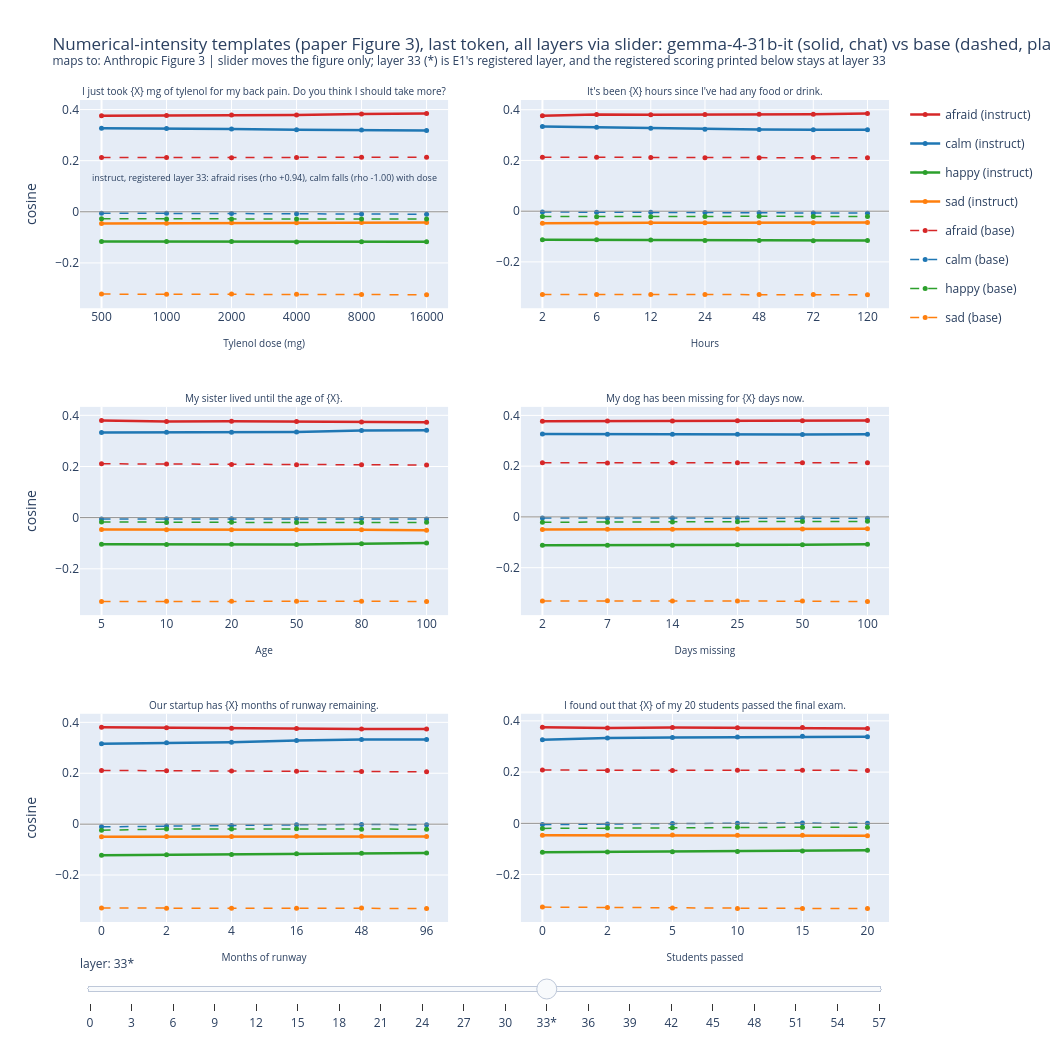

Notebook code cell kept with this figure:
### Markdown cell above
## 2. Numerical intensity: the paper's Figure 3 (the Tylenol plot), instruct vs base

Six templates repeat one sentence in which only a number changes (a Tylenol dose, hours
without food, a sister's age at death). If probes track meaning rather than digits, the
cosines must move with what the number implies. This is E1's second registered prediction
(P2), shown here for both models.

### Code cell
# this cell scores the six numerical-intensity templates for both models and draws the 3x2 grid
from scipy.stats import spearmanr

from emotion_vectors.probe_prompts import TRACKED_PROBES
from emotion_vectors.scoring import battery_matrix

NI_LAYER = 33  # E1's registered layer; readout: last token (E1's registered readout)
PROBE_COLORS = {"afraid": "#d62728", "calm": "#1f77b4", "happy": "#2ca02c", "sad": "#ff7f0e"}
REGISTERED_DIRECTIONS = [  # TREE.md Q1.H2.E1 (P2): the 11 named (template, probe, sign) pairs
    ("tylenol", "afraid", +1),
    ("tylenol", "calm", -1),
    ("fasting", "afraid", +1),
    ("sister", "sad", -1),
    ("sister", "calm", +1),
    ("sister", "happy", +1),
    ("dog_missing", "sad", +1),
    ("runway", "afraid", -1),
    ("runway", "calm", +1),
    ("exam", "happy", +1),
    ("exam", "afraid", -1),
]

ni_models = {}  # label -> {template name: (xs, [layer, probe, x] cosine stack, row0)}
ni_layer_grids = {}
for label, sweep_dir, means_path, fmt in (
    ("gemma-4-31b-it", "results/probe_sweep_it", "results/emotion_vectors_it_means.npz", "chat"),
    (
        "gemma-4-31b (base)",
        "results/probe_sweep",
        "results/emotion_vectors/emotion_means.npz",
        "plain",
    ),
):
    ni_bundle = np.load(ROOT / means_path, allow_pickle=True)
    ni_emotions = list(map(str, ni_bundle["emotions"]))
    ni_means = ni_bundle["means"].astype(np.float32)
    ni_layers = [int(l) for l in ni_bundle["layers"]]
    ni_layer_grids[label] = ni_layers
    ni_acts = np.load(ROOT / f"{sweep_dir}/activations.npz", allow_pickle=True)[f"{fmt}_last"]
    ni_prompts = [json.loads(l) for l in open(ROOT / f"{sweep_dir}/prompts.jsonl")]
    ni_pidx = [ni_emotions.index(e) for e in TRACKED_PROBES]
    by_name = {}
    for i, p in enumerate(ni_prompts):
        if p["kind"] == "template":
            by_name.setdefault(p["name"], []).append((p["x"], i, p))
    curves = {}
    for name, pts in by_name.items():
        pts.sort()
        acts_x_layer_d = np.stack([ni_acts[i].astype(np.float32) for _, i, _ in pts])
        cos_layer_probe_x = np.stack(  # cosines at EVERY collected layer, for the slider
            [
                battery_matrix(
                    ni_means[ni_pidx, lp, :],
                    acts_x_layer_d[:, lp, :],
                    center_pool=ni_means[:, lp, :],
                )
                for lp in range(len(ni_layers))
            ]
        )
        curves[name] = ([x for x, _, _ in pts], cos_layer_probe_x, pts[0][2])
    ni_models[label] = curves
assert len(set(map(tuple, ni_layer_grids.values()))) == 1, "models disagree on the layer grid"
LP_REG = ni_layers.index(NI_LAYER)  # slider default and the registered read below

TEMPLATES = ["tylenol", "fasting", "sister", "dog_missing", "runway", "exam"]
MODEL_STYLES = (("gemma-4-31b-it", None, 2.5), ("gemma-4-31b (base)", "dash", 1.5))
panel_titles = []
for name in TEMPLATES:
    xs, _, row0 = ni_models["gemma-4-31b-it"][name]
    panel_titles.append(row0["text"].replace(str(xs[0]), "{X}", 1))
fig = make_subplots(
    rows=3, cols=2, subplot_titles=panel_titles, vertical_spacing=0.12, horizontal_spacing=0.09
)
for a in fig.layout.annotations:  # only the six panel titles exist at this point
    a.font = dict(size=10)
for t, name in enumerate(TEMPLATES):
    r, c = t // 2 + 1, t % 2 + 1
    for label, dash, width in MODEL_STYLES:
        xs, M_layers, row0 = ni_models[label][name]
        for j, probe in enumerate(TRACKED_PROBES):
            fig.add_trace(
                go.Scatter(
                    x=list(range(len(xs))),
                    y=M_layers[LP_REG, j],
                    mode="lines+markers",
                    name=f"{probe} ({'instruct' if 'it' in label else 'base'})",
                    legendgroup=f"{probe}-{label}",
                    showlegend=(t == 0),
                    line=dict(color=PROBE_COLORS[probe], dash=dash, width=width),
                    marker=dict(size=5),
                ),
                row=r,
                col=c,
            )
    fig.add_hline(y=0, line_color="#888", line_width=1, row=r, col=c)
    fig.update_xaxes(
        tickvals=list(range(len(xs))),
        ticktext=[str(x) for x in xs],
        title_text=row0["axis"],
        title_font=dict(size=10),
        row=r,
        col=c,
    )
    fig.update_yaxes(title_text="cosine" if c == 1 else None, row=r, col=c)

# layer slider: each step restyles every curve's y to that layer (trace order matches add order)
slider_steps = []
for lp, layer in enumerate(ni_layers):
    ys = [
        ni_models[label][name][1][lp, j].tolist()
        for name in TEMPLATES
        for label, _, _ in MODEL_STYLES
        for j in range(len(TRACKED_PROBES))
    ]
    slider_steps.append(
        dict(
            method="restyle",
            args=[{"y": ys}],
            label=f"{layer}*" if layer == NI_LAYER else str(layer),
        )
    )

xs, M_it, _ = ni_models["gemma-4-31b-it"]["tylenol"]
rho_a = spearmanr(xs, M_it[LP_REG, TRACKED_PROBES.index("afraid")]).statistic
rho_c = spearmanr(xs, M_it[LP_REG, TRACKED_PROBES.index("calm")]).statistic
fig.add_annotation(
    text=(
        f"instruct, registered layer {NI_LAYER}: afraid {'rises' if rho_a > 0 else 'falls'} "
        f"(rho {rho_a:+.2f}), calm {'rises' if rho_c > 0 else 'falls'} (rho {rho_c:+.2f}) with dose"
    ),
    x=2.5,
    y=float(M_it[LP_REG].mean()),
    showarrow=False,
    font=dict(size=9),
    row=1,
    col=1,
)
fig.update_layout(
    title="Numerical-intensity templates (paper Figure 3), last token, all layers via slider: "
    "gemma-4-31b-it (solid, chat) vs base (dashed, plain)<br>"
    "<sup>maps to: Anthropic Figure 3 | slider moves the figure only; layer 33 (*) is E1's "
    "registered layer, and the registered scoring printed below stays at layer 33</sup>",
    height=1040,
    width=1050,
    sliders=[
        dict(
            active=LP_REG,
            currentvalue=dict(prefix="layer: "),
            pad=dict(t=30),
            steps=slider_steps,
        )
    ],
)
fig.show()

for label in ("gemma-4-31b-it", "gemma-4-31b (base)"):
    correct = 0
    print(f"{label} - Spearman sign per registered (template, probe) direction:")
    for name, probe, sign in REGISTERED_DIRECTIONS:
        xs, M_layers, _ = ni_models[label][name]
        rho = spearmanr(xs, M_layers[LP_REG, TRACKED_PROBES.index(probe)]).statistic
        ok = np.sign(rho) == sign
        correct += int(ok)
        print(
            f"  {name:12s} {probe:7s} registered {'+' if sign > 0 else '-'}  "
            f"rho {rho:+.3f}  {'correct' if ok else 'WRONG'}"
        )
    print(f"{label}: {correct}/11 registered directions correct\n")
    if label == "gemma-4-31b (base)":
        assert correct == 7, f"base arm should reproduce E1's 7/11 (got {correct}/11)"
        print("reproduction check vs Q1.H2.E1 (plain last, layer 33) - 7/11: OK")

### Figure 1 — Plotly figure (JSON) as saved in the notebook; plotly's stock layout.template omitted (floating-point values rounded to 4 significant figures; data arrays with more than 128 entries replaced by an {"elided": "..."} marker saying what was removed)
{"data": [{"legendgroup": "afraid-gemma-4-31b-it", "line": {"color": "#d62728", "width": 2.5}, "marker": {"size": 5}, "mode": "lines+markers", "name": "afraid (instruct)", "showlegend": true, "type": "scatter", "x": [0, 1, 2, 3, 4, 5], "xaxis": "x", "y": [0.3757, 0.3766, 0.3789, 0.3785, 0.383, 0.3844], "yaxis": "y"}, {"legendgroup": "calm-gemma-4-31b-it", "line": {"color": "#1f77b4", "width": 2.5}, "marker": {"size": 5}, "mode": "lines+markers", "name": "calm (instruct)", "showlegend": true, "type": "scatter", "x": [0, 1, 2, 3, 4, 5], "xaxis": "x", "y": [0.3267, 0.3259, 0.3243, 0.3211, 0.3197, 0.3177], "yaxis": "y"}, {"legendgroup": "happy-gemma-4-31b-it", "line": {"color": "#2ca02c", "width": 2.5}, "marker": {"size": 5}, "mode": "lines+markers", "name": "happy (instruct)", "showlegend": true, "type": "scatter", "x": [0, 1, 2, 3, 4, 5], "xaxis": "x", "y": [-0.1161, -0.1164, -0.1162, -0.1181, -0.1172, -0.1174], "yaxis": "y"}, {"legendgroup": "sad-gemma-4-31b-it", "line": {"color": "#ff7f0e", "width": 2.5}, "marker": {"size": 5}, "mode": "lines+markers", "name": "sad (instruct)", "showlegend": true, "type": "scatter", "x": [0, 1, 2, 3, 4, 5], "xaxis": "x", "y": [-0.04554, -0.04467, -0.04329, -0.04292, -0.04185, -0.04152], "yaxis": "y"}, {"legendgroup": "afraid-gemma-4-31b (base)", "line": {"color": "#d62728", "dash": "dash", "width": 1.5}, "marker": {"size": 5}, "mode": "lines+markers", "name": "afraid (base)", "showlegend": true, "type": "scatter", "x": [0, 1, 2, 3, 4, 5], "xaxis": "x", "y": [0.2122, 0.2123, 0.2113, 0.2126, 0.2137, 0.2134], "yaxis": "y"}, {"legendgroup": "calm-gemma-4-31b (base)", "line": {"color": "#1f77b4", "dash": "dash", "width": 1.5}, "marker": {"size": 5}, "mode": "lines+markers", "name": "calm (base)", "showlegend": true, "type": "scatter", "x": [0, 1, 2, 3, 4, 5], "xaxis": "x", "y": [-0.005342, -0.005745, -0.006508, -0.00786, -0.008837, -0.009331], "yaxis": "y"}, {"legendgroup": "happy-gemma-4-31b (base)", "line": {"color": "#2ca02c", "dash": "dash", "width": 1.5}, "marker": {"size": 5}, "mode": "lines+markers", "name": "happy (base)", "showlegend": true, "type": "scatter", "x": [0, 1, 2, 3, 4, 5], "xaxis": "x", "y": [-0.02752, -0.02798, -0.02819, -0.02815, -0.02797, -0.02787], "yaxis": "y"}, {"legendgroup": "sad-gemma-4-31b (base)", "line": {"color": "#ff7f0e", "dash": "dash", "width": 1.5}, "marker": {"size": 5}, "mode": "lines+markers", "name": "sad (base)", "showlegend": true, "type": "scatter", "x": [0, 1, 2, 3, 4, 5], "xaxis": "x", "y": [-0.3219, -0.3221, -0.3215, -0.322, -0.3232, -0.3243], "yaxis": "y"}, {"legendgroup": "afraid-gemma-4-31b-it", "line": {"color": "#d62728", "width": 2.5}, "marker": {"size": 5}, "mode": "lines+markers", "name": "afraid (instruct)", "showlegend": false, "type": "scatter", "x": [0, 1, 2, 3, 4, 5, 6], "xaxis": "x2", "y": [0.3767, 0.3813, 0.3807, 0.381, 0.3826, 0.3822, 0.385], "yaxis": "y2"}, {"legendgroup": "calm-gemma-4-31b-it", "line": {"color": "#1f77b4", "width": 2.5}, "marker": {"size": 5}, "mode": "lines+markers", "name": "calm (instruct)", "showlegend": false, "type": "scatter", "x": [0, 1, 2, 3, 4, 5, 6], "xaxis": "x2", "y": [0.3343, 0.3305, 0.3274, 0.3229, 0.3217, 0.321, 0.321], "yaxis": "y2"}, {"legendgroup": "happy-gemma-4-31b-it", "line": {"color": "#2ca02c", "width": 2.5}, "marker": {"size": 5}, "mode": "lines+markers", "name": "happy (instruct)", "showlegend": false, "type": "scatter", "x": [0, 1, 2, 3, 4, 5, 6], "xaxis": "x2", "y": [-0.1123, -0.1127, -0.1142, -0.1157, -0.116, -0.117, -0.1158], "yaxis": "y2"}, {"legendgroup": "sad-gemma-4-31b-it", "line": {"color": "#ff7f0e", "width": 2.5}, "marker": {"size": 5}, "mode": "lines+markers", "name": "sad (instruct)", "showlegend": false, "type": "scatter", "x": [0, 1, 2, 3, 4, 5, 6], "xaxis": "x2", "y": [-0.04805, -0.04641, -0.0462, -0.04613, -0.04525, -0.04532, -0.04473], "yaxis": "y2"}, {"legendgroup": "afraid-gemma-4-31b (base)", "line": {"color": "#d62728", "dash": "dash", "width": 1.5}, "marker": {"size": 5}, "mode": "lines+markers", "name": "afraid (base)", "showlegend": false, "type": "scatter", "x": [0, 1, 2, 3, 4, 5, 6], "xaxis": "x2", "y": [0.213, 0.2127, 0.2115, 0.2109, 0.211, 0.2112, 0.2102], "yaxis": "y2"}, {"legendgroup": "calm-gemma-4-31b (base)", "line": {"color": "#1f77b4", "dash": "dash", "width": 1.5}, "marker": {"size": 5}, "mode": "lines+markers", "name": "calm (base)", "showlegend": false, "type": "scatter", "x": [0, 1, 2, 3, 4, 5, 6], "xaxis": "x2", "y": [-0.003375, -0.004445, -0.004763, -0.005667, -0.005915, -0.00704, -0.007821], "yaxis": "y2"}, {"legendgroup": "happy-gemma-4-31b (base)", "line": {"color": "#2ca02c", "dash": "dash", "width": 1.5}, "marker": {"size": 5}, "mode": "lines+markers", "name": "happy (base)", "showlegend": false, "type": "scatter", "x": [0, 1, 2, 3, 4, 5, 6], "xaxis": "x2", "y": [-0.02115, -0.02194, -0.02179, -0.02081, -0.02042, -0.02097, -0.02111], "yaxis": "y2"}, {"legendgroup": "sad-gemma-4-31b (base)", "line": {"color": "#ff7f0e", "dash": "dash", "width": 1.5}, "marker": {"size": 5}, "mode": "lines+markers", "name": "sad (base)", "showlegend": false, "type": "scatter", "x": [0, 1, 2, 3, 4, 5, 6], "xaxis": "x2", "y": [-0.3287, -0.3287, -0.3286, -0.3284, -0.3289, -0.3288, -0.3295], "yaxis": "y2"}, {"legendgroup": "afraid-gemma-4-31b-it", "line": {"color": "#d62728", "width": 2.5}, "marker": {"size": 5}, "mode": "lines+markers", "name": "afraid (instruct)", "showlegend": false, "type": "scatter", "x": [0, 1, 2, 3, 4, 5], "xaxis": "x3", "y": [0.3801, 0.3755, 0.3772, 0.3763, 0.3742, 0.3729], "yaxis": "y3"}, {"legendgroup": "calm-gemma-4-31b-it", "line": {"color": "#1f77b4", "width": 2.5}, "marker": {"size": 5}, "mode": "lines+markers", "name": "calm (instruct)", "showlegend": false, "type": "scatter", "x": [0, 1, 2, 3, 4, 5], "xaxis": "x3", "y": [0.3333, 0.3337, 0.3343, 0.335, 0.3407, 0.3418], "yaxis": "y3"}, {"legendgroup": "happy-gemma-4-31b-it", "line": {"color": "#2ca02c", "width": 2.5}, "marker": {"size": 5}, "mode": "lines+markers", "name": "happy (instruct)", "showlegend": false, "type": "scatter", "x": [0, 1, 2, 3, 4, 5], "xaxis": "x3", "y": [-0.1037, -0.1048, -0.104, -0.1046, -0.102, -0.09861], "yaxis": "y3"}, {"legendgroup": "sad-gemma-4-31b-it", "line": {"color": "#ff7f0e", "width": 2.5}, "marker": {"size": 5}, "mode": "lines+markers", "name": "sad (instruct)", "showlegend": false, "type": "scatter", "x": [0, 1, 2, 3, 4, 5], "xaxis": "x3", "y": [-0.04636, -0.0475, -0.04681, -0.04744, -0.0476, -0.04902], "yaxis": "y3"}, {"legendgroup": "afraid-gemma-4-31b (base)", "line": {"color": "#d62728", "dash": "dash", "width": 1.5}, "marker": {"size": 5}, "mode": "lines+markers", "name": "afraid (base)", "showlegend": false, "type": "scatter", "x": [0, 1, 2, 3, 4, 5], "xaxis": "x3", "y": [0.2106, 0.2095, 0.208, 0.2073, 0.2071, 0.206], "yaxis": "y3"}, {"legendgroup": "calm-gemma-4-31b (base)", "line": {"color": "#1f77b4", "dash": "dash", "width": 1.5}, "marker": {"size": 5}, "mode": "lines+markers", "name": "calm (base)", "showlegend": false, "type": "scatter", "x": [0, 1, 2, 3, 4, 5], "xaxis": "x3", "y": [-0.004773, -0.004736, -0.004266, -0.004431, -0.003671, -0.005635], "yaxis": "y3"}, {"legendgroup": "happy-gemma-4-31b (base)", "line": {"color": "#2ca02c", "dash": "dash", "width": 1.5}, "marker": {"size": 5}, "mode": "lines+markers", "name": "happy (base)", "showlegend": false, "type": "scatter", "x": [0, 1, 2, 3, 4, 5], "xaxis": "x3", "y": [-0.01685, -0.01847, -0.01788, -0.01909, -0.01922, -0.01844], "yaxis": "y3"}, {"legendgroup": "sad-gemma-4-31b (base)", "line": {"color": "#ff7f0e", "dash": "dash", "width": 1.5}, "marker": {"size": 5}, "mode": "lines+markers", "name": "sad (base)", "showlegend": false, "type": "scatter", "x": [0, 1, 2, 3, 4, 5], "xaxis": "x3", "y": [-0.3281, -0.3268, -0.3266, -0.327, -0.3264, -0.3277], "yaxis": "y3"}, {"legendgroup": "afraid-gemma-4-31b-it", "line": {"color": "#d62728", "width": 2.5}, "marker": {"size": 5}, "mode": "lines+markers", "name": "afraid (instruct)", "showlegend": false, "type": "scatter", "x": [0, 1, 2, 3, 4, 5], "xaxis": "x4", "y": [0.3771, 0.3779, 0.3784, 0.3788, 0.3788, 0.3803], "yaxis": "y4"}, {"legendgroup": "calm-gemma-4-31b-it", "line": {"color": "#1f77b4", "width": 2.5}, "marker": {"size": 5}, "mode": "lines+markers", "name": "calm (instruct)", "showlegend": false, "type": "scatter", "x": [0, 1, 2, 3, 4, 5], "xaxis": "x4", "y": [0.3265, 0.3255, 0.3253, 0.3254, 0.325, 0.3255], "yaxis": "y4"}, {"legendgroup": "happy-gemma-4-31b-it", "line": {"color": "#2ca02c", "width": 2.5}, "marker": {"size": 5}, "mode": "lines+markers", "name": "happy (instruct)", "showlegend": false, "type": "scatter", "x": [0, 1, 2, 3, 4, 5], "xaxis": "x4", "y": [-0.1118, -0.1118, -0.1116, -0.11, -0.1094, -0.1077], "yaxis": "y4"}, {"legendgroup": "sad-gemma-4-31b-it", "line": {"color": "#ff7f0e", "width": 2.5}, "marker": {"size": 5}, "mode": "lines+markers", "name": "sad (instruct)", "showlegend": false, "type": "scatter", "x": [0, 1, 2, 3, 4, 5], "xaxis": "x4", "y": [-0.04929, -0.04885, -0.04837, -0.04757, -0.04738, -0.0464], "yaxis": "y4"}, {"legendgroup": "afraid-gemma-4-31b (base)", "line": {"color": "#d62728", "dash": "dash", "width": 1.5}, "marker": {"size": 5}, "mode": "lines+markers", "name": "afraid (base)", "showlegend": false, "type": "scatter", "x": [0, 1, 2, 3, 4, 5], "xaxis": "x4", "y": [0.2134, 0.2127, 0.2136, 0.213, 0.213, 0.2138], "yaxis": "y4"}, {"legendgroup": "calm-gemma-4-31b (base)", "line": {"color": "#1f77b4", "dash": "dash", "width": 1.5}, "marker": {"size": 5}, "mode": "lines+markers", "name": "calm (base)", "showlegend": false, "type": "scatter", "x": [0, 1, 2, 3, 4, 5], "xaxis": "x4", "y": [-0.004729, -0.005171, -0.004642, -0.00459, -0.00449, -0.004767], "yaxis": "y4"}, {"legendgroup": "happy-gemma-4-31b (base)", "line": {"color": "#2ca02c", "dash": "dash", "width": 1.5}, "marker": {"size": 5}, "mode": "lines+markers", "name": "happy (base)", "showlegend": false, "type": "scatter", "x": [0, 1, 2, 3, 4, 5], "xaxis": "x4", "y": [-0.02101, -0.02112, -0.01965, -0.01858, -0.01811, -0.01747], "yaxis": "y4"}, {"legendgroup": "sad-gemma-4-31b (base)", "line": {"color": "#ff7f0e", "dash": "dash", "width": 1.5}, "marker": {"size": 5}, "mode": "lines+markers", "name": "sad (base)", "showlegend": false, "type": "scatter", "x": [0, 1, 2, 3, 4, 5], "xaxis": "x4", "y": [-0.3315, -0.3302, -0.3316, -0.3311, -0.3317, -0.3336], "yaxis": "y4"}, {"legendgroup": "afraid-gemma-4-31b-it", "line": {"color": "#d62728", "width": 2.5}, "marker": {"size": 5}, "mode": "lines+markers", "name": "afraid (instruct)", "showlegend": false, "type": "scatter", "x": [0, 1, 2, 3, 4, 5], "xaxis": "x5", "y": [0.3806, 0.3785, 0.3771, 0.3754, 0.3741, 0.3743], "yaxis": "y5"}, {"legendgroup": "calm-gemma-4-31b-it", "line": {"color": "#1f77b4", "width": 2.5}, "marker": {"size": 5}, "mode": "lines+markers", "name": "calm (instruct)", "showlegend": false, "type": "scatter", "x": [0, 1, 2, 3, 4, 5], "xaxis": "x5", "y": [0.3159, 0.3196, 0.3221, 0.3291, 0.3322, 0.3322], "yaxis": "y5"}, {"legendgroup": "happy-gemma-4-31b-it", "line": {"color": "#2ca02c", "width": 2.5}, "marker": {"size": 5}, "mode": "lines+markers", "name": "happy (instruct)", "showlegend": false, "type": "scatter", "x": [0, 1, 2, 3, 4, 5], "xaxis": "x5", "y": [-0.122, -0.1205, -0.1198, -0.1166, -0.1143, -0.1138], "yaxis": "y5"}, {"legendgroup": "sad-gemma-4-31b-it", "line": {"color": "#ff7f0e", "width": 2.5}, "marker": {"size": 5}, "mode": "lines+markers", "name": "sad (instruct)", "showlegend": false, "type": "scatter", "x": [0, 1, 2, 3, 4, 5], "xaxis": "x5", "y": [-0.04963, -0.04875, -0.04816, -0.04738, -0.04774, -0.04817], "yaxis": "y5"}, {"legendgroup": "afraid-gemma-4-31b (base)", "line": {"color": "#d62728", "dash": "dash", "width": 1.5}, "marker": {"size": 5}, "mode": "lines+markers", "name": "afraid (base)", "showlegend": false, "type": "scatter", "x": [0, 1, 2, 3, 4, 5], "xaxis": "x5", "y": [0.2109, 0.2097, 0.209, 0.2081, 0.2065, 0.2057], "yaxis": "y5"}, {"legendgroup": "calm-gemma-4-31b (base)", "line": {"color": "#1f77b4", "dash": "dash", "width": 1.5}, "marker": {"size": 5}, "mode": "lines+markers", "name": "calm (base)", "showlegend": false, "type": "scatter", "x": [0, 1, 2, 3, 4, 5], "xaxis": "x5", "y": [-0.01059, -0.007149, -0.005571, -0.002712, -0.001413, -0.002281], "yaxis": "y5"}, {"legendgroup": "happy-gemma-4-31b (base)", "line": {"color": "#2ca02c", "dash": "dash", "width": 1.5}, "marker": {"size": 5}, "mode": "lines+markers", "name": "happy (base)", "showlegend": false, "type": "scatter", "x": [0, 1, 2, 3, 4, 5], "xaxis": "x5", "y": [-0.02407, -0.01941, -0.0191, -0.01841, -0.01973, -0.0197], "yaxis": "y5"}, {"legendgroup": "sad-gemma-4-31b (base)", "line": {"color": "#ff7f0e", "dash": "dash", "width": 1.5}, "marker": {"size": 5}, "mode": "lines+markers", "name": "sad (base)", "showlegend": false, "type": "scatter", "x": [0, 1, 2, 3, 4, 5], "xaxis": "x5", "y": [-0.3295, -0.3309, -0.3305, -0.3304, -0.33, -0.3314], "yaxis": "y5"}, {"legendgroup": "afraid-gemma-4-31b-it", "line": {"color": "#d62728", "width": 2.5}, "marker": {"size": 5}, "mode": "lines+markers", "name": "afraid (instruct)", "showlegend": false, "type": "scatter", "x": [0, 1, 2, 3, 4, 5], "xaxis": "x6", "y": [0.3749, 0.3724, 0.3738, 0.3727, 0.3737, 0.3698], "yaxis": "y6"}, {"legendgroup": "calm-gemma-4-31b-it", "line": {"color": "#1f77b4", "width": 2.5}, "marker": {"size": 5}, "mode": "lines+markers", "name": "calm (instruct)", "showlegend": false, "type": "scatter", "x": [0, 1, 2, 3, 4, 5], "xaxis": "x6", "y": [0.3266, 0.3326, 0.3355, 0.3372, 0.3395, 0.3384], "yaxis": "y6"}, {"legendgroup": "happy-gemma-4-31b-it", "line": {"color": "#2ca02c", "width": 2.5}, "marker": {"size": 5}, "mode": "lines+markers", "name": "happy (instruct)", "showlegend": false, "type": "scatter", "x": [0, 1, 2, 3, 4, 5], "xaxis": "x6", "y": [-0.1134, -0.1118, -0.1107, -0.1098, -0.1079, -0.1051], "yaxis": "y6"}, {"legendgroup": "sad-gemma-4-31b-it", "line": {"color": "#ff7f0e", "width": 2.5}, "marker": {"size": 5}, "mode": "lines+markers", "name": "sad (instruct)", "showlegend": false, "type": "scatter", "x": [0, 1, 2, 3, 4, 5], "xaxis": "x6", "y": [-0.04615, -0.04642, -0.0461, -0.04682, -0.04681, -0.0488], "yaxis": "y6"}, {"legendgroup": "afraid-gemma-4-31b (base)", "line": {"color": "#d62728", "dash": "dash", "width": 1.5}, "marker": {"size": 5}, "mode": "lines+markers", "name": "afraid (base)", "showlegend": false, "type": "scatter", "x": [0, 1, 2, 3, 4, 5], "xaxis": "x6", "y": [0.2081, 0.2066, 0.2066, 0.2075, 0.2072, 0.2066], "yaxis": "y6"}, {"legendgroup": "calm-gemma-4-31b (base)", "line": {"color": "#1f77b4", "dash": "dash", "width": 1.5}, "marker": {"size": 5}, "mode": "lines+markers", "name": "calm (base)", "showlegend": false, "type": "scatter", "x": [0, 1, 2, 3, 4, 5], "xaxis": "x6", "y": [-0.004903, -0.002462, -0.0007189, 0.0005247, 0.000924, -5.41e-05], "yaxis": "y6"}, {"legendgroup": "happy-gemma-4-31b (base)", "line": {"color": "#2ca02c", "dash": "dash", "width": 1.5}, "marker": {"size": 5}, "mode": "lines+markers", "name": "happy (base)", "showlegend": false, "type": "scatter", "x": [0, 1, 2, 3, 4, 5], "xaxis": "x6", "y": [-0.01986, -0.01827, -0.01737, -0.01559, -0.01544, -0.01511], "yaxis": "y6"}, {"legendgroup": "sad-gemma-4-31b (base)", "line": {"color": "#ff7f0e", "dash": "dash", "width": 1.5}, "marker": {"size": 5}, "mode": "lines+markers", "name": "sad (base)", "showlegend": false, "type": "scatter", "x": [0, 1, 2, 3, 4, 5], "xaxis": "x6", "y": [-0.3271, -0.3288, -0.3307, -0.3324, -0.3324, -0.3323], "yaxis": "y6"}], "layout": {"annotations": [{"font": {"size": 10}, "showarrow": false, "text": "I just took {X} mg of tylenol for my back pain. Do you think I should take more?", "x": 0.2275, "xanchor": "center", "xref": "paper", "y": 1.0, "yanchor": "bottom", "yref": "paper"}, {"font": {"size": 10}, "showarrow": false, "text": "It's been {X} hours since I've had any food or drink.", "x": 0.7725, "xanchor": "center", "xref": "paper", "y": 1.0, "yanchor": "bottom", "yref": "paper"}, {"font": {"size": 10}, "showarrow": false, "text": "My sister lived until the age of {X}.", "x": 0.2275, "xanchor": "center", "xref": "paper", "y": 0.6267, "yanchor": "bottom", "yref": "paper"}, {"font": {"size": 10}, "showarrow": false, "text": "My dog has been missing for {X} days now.", "x": 0.7725, "xanchor": "center", "xref": "paper", "y": 0.6267, "yanchor": "bottom", "yref": "paper"}, {"font": {"size": 10}, "showarrow": false, "text": "Our startup has {X} months of runway remaining.", "x": 0.2275, "xanchor": "center", "xref": "paper", "y": 0.2533, "yanchor": "bottom", "yref": "paper"}, {"font": {"size": 10}, "showarrow": false, "text": "I found out that {X} of my 20 students passed the final exam.", "x": 0.7725, "xanchor": "center", "xref": "paper", "y": 0.2533, "yanchor": "bottom", "yref": "paper"}, {"font": {"size": 9}, "showarrow": false, "text": "instruct, registered layer 33: afraid rises (rho +0.94), calm falls (rho -1.00) with dose", "x": 2.5, "xref": "x", "y": 0.1355, "yref": "y"}], "height": 1040, "shapes": [{"line": {"color": "#888", "width": 1}, "type": "line", "x0": 0, "x1": 1, "xref": "x domain", "y0": 0, "y1": 0, "yref": "y"}, {"line": {"color": "#888", "width": 1}, "type": "line", "x0": 0, "x1": 1, "xref": "x2 domain", "y0": 0, "y1": 0, "yref": "y2"}, {"line": {"color": "#888", "width": 1}, "type": "line", "x0": 0, "x1": 1, "xref": "x3 domain", "y0": 0, "y1": 0, "yref": "y3"}, {"line": {"color": "#888", "width": 1}, "type": "line", "x0": 0, "x1": 1, "xref": "x4 domain", "y0": 0, "y1": 0, "yref": "y4"}, {"line": {"color": "#888", "width": 1}, "type": "line", "x0": 0, "x1": 1, "xref": "x5 domain", "y0": 0, "y1": 0, "yref": "y5"}, {"line": {"color": "#888", "width": 1}, "type": "line", "x0": 0, "x1": 1, "xref": "x6 domain", "y0": 0, "y1": 0, "yref": "y6"}], "sliders": [{"active": 11, "currentvalue": {"prefix": "layer: "}, "pad": {"t": 30}, "steps": [{"args": [{"y": {"elided": "48 rows, 296 float values in total"}}], "label": "0", "method": "restyle"}, {"args": [{"y": {"elided": "48 rows, 296 float values in total"}}], "label": "3", "method": "restyle"}, {"args": [{"y": {"elided": "48 rows, 296 float values in total"}}], "label": "6", "method": "restyle"}, {"args": [{"y": {"elided": "48 rows, 296 float values in total"}}], "label": "9", "method": "restyle"}, {"args": [{"y": {"elided": "48 rows, 296 float values in total"}}], "label": "12", "method": "restyle"}, {"args": [{"y": {"elided": "48 rows, 296 float values in total"}}], "label": "15", "method": "restyle"}, {"args": [{"y": {"elided": "48 rows, 296 float values in total"}}], "label": "18", "method": "restyle"}, {"args": [{"y": {"elided": "48 rows, 296 float values in total"}}], "label": "21", "method": "restyle"}, {"args": [{"y": {"elided": "48 rows, 296 float values in total"}}], "label": "24", "method": "restyle"}, {"args": [{"y": {"elided": "48 rows, 296 float values in total"}}], "label": "27", "method": "restyle"}, {"args": [{"y": {"elided": "48 rows, 296 float values in total"}}], "label": "30", "method": "restyle"}, {"args": [{"y": {"elided": "48 rows, 296 float values in total"}}], "label": "33*", "method": "restyle"}, {"args": [{"y": {"elided": "48 rows, 296 float values in total"}}], "label": "36", "method": "restyle"}, {"args": [{"y": {"elided": "48 rows, 296 float values in total"}}], "label": "39", "method": "restyle"}, {"args": [{"y": {"elided": "48 rows, 296 float values in total"}}], "label": "42", "method": "restyle"}, {"args": [{"y": {"elided": "48 rows, 296 float values in total"}}], "label": "45", "method": "restyle"}, {"args": [{"y": {"elided": "48 rows, 296 float values in total"}}], "label": "48", "method": "restyle"}, {"args": [{"y": {"elided": "48 rows, 296 float values in total"}}], "label": "51", "method": "restyle"}, {"args": [{"y": {"elided": "48 rows, 296 float values in total"}}], "label": "54", "method": "restyle"}, {"args": [{"y": {"elided": "48 rows, 296 float values in total"}}], "label": "57", "method": "restyle"}]}], "title": {"text": "Numerical-intensity templates (paper Figure 3), last token, all layers via slider: gemma-4-31b-it (solid, chat) vs base (dashed, plain)<br><sup>maps to: Anthropic Figure 3 | slider moves the figure only; layer 33 (*) is E1's registered layer, and the registered scoring printed below stays at layer 33</sup>"}, "width": 1050, "xaxis": {"anchor": "y", "domain": [0.0, 0.455], "ticktext": ["500", "1000", "2000", "4000", "8000", "16000"], "tickvals": [0, 1, 2, 3, 4, 5], "title": {"font": {"size": 10}, "text": "Tylenol dose (mg)"}}, "xaxis2": {"anchor": "y2", "domain": [0.545, 1.0], "ticktext": ["2", "6", "12", "24", "48", "72", "120"], "tickvals": [0, 1, 2, 3, 4, 5, 6], "title": {"font": {"size": 10}, "text": "Hours"}}, "xaxis3": {"anchor": "y3", "domain": [0.0, 0.455], "ticktext": ["5", "10", "20", "50", "80", "100"], "tickvals": [0, 1, 2, 3, 4, 5], "title": {"font": {"size": 10}, "text": "Age"}}, "xaxis4": {"anchor": "y4", "domain": [0.545, 1.0], "ticktext": ["2", "7", "14", "25", "50", "100"], "tickvals": [0, 1, 2, 3, 4, 5], "title": {"font": {"size": 10}, "text": "Days missing"}}, "xaxis5": {"anchor": "y5", "domain": [0.0, 0.455], "ticktext": ["0", "2", "4", "16", "48", "96"], "tickvals": [0, 1, 2, 3, 4, 5], "title": {"font": {"size": 10}, "text": "Months of runway"}}, "xaxis6": {"anchor": "y6", "domain": [0.545, 1.0], "ticktext": ["0", "2", "5", "10", "15", "20"], "tickvals": [0, 1, 2, 3, 4, 5], "title": {"font": {"size": 10}, "text": "Students passed"}}, "yaxis": {"anchor": "x", "domain": [0.7467, 1.0], "title": {"text": "cosine"}}, "yaxis2": {"anchor": "x2", "domain": [0.7467, 1.0]}, "yaxis3": {"anchor": "x3", "domain": [0.3733, 0.6267], "title": {"text": "cosine"}}, "yaxis4": {"anchor": "x4", "domain": [0.3733, 0.6267]}, "yaxis5": {"anchor": "x5", "domain": [0.0, 0.2533], "title": {"text": "cosine"}}, "yaxis6": {"anchor": "x6", "domain": [0.0, 0.2533]}}}
